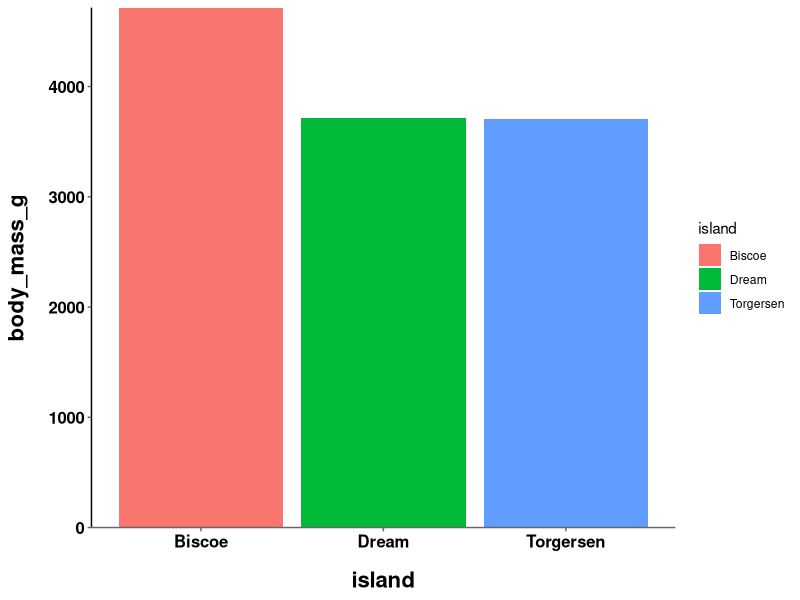
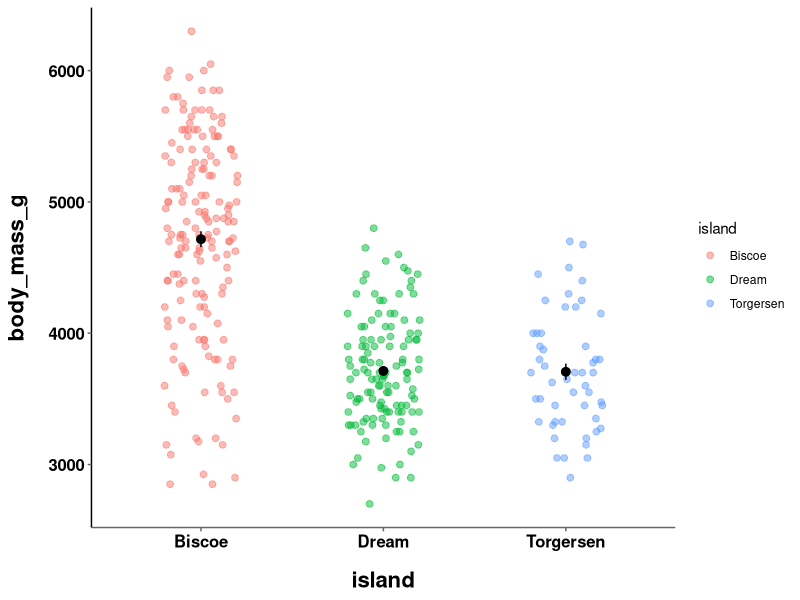
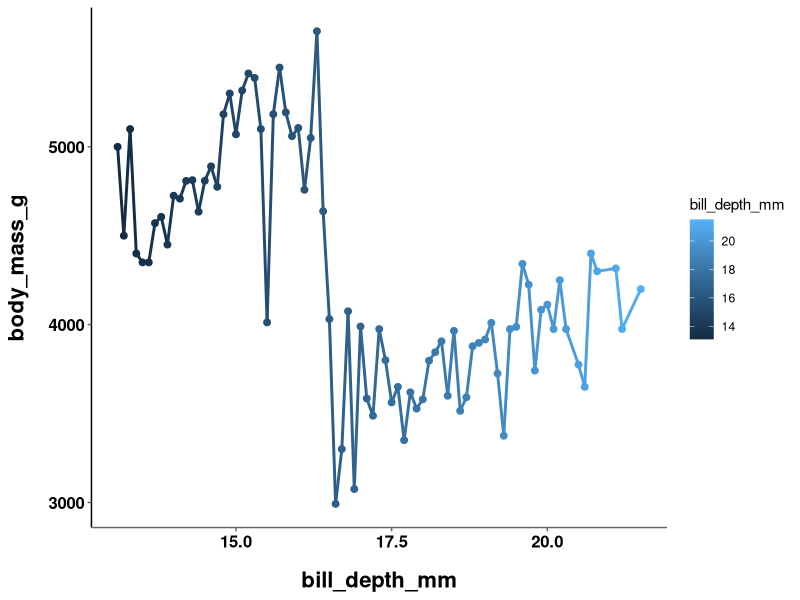
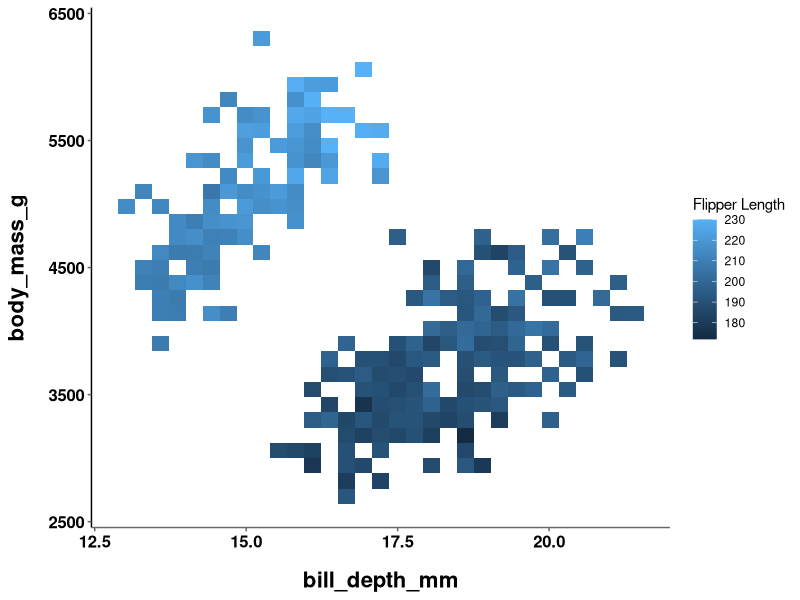
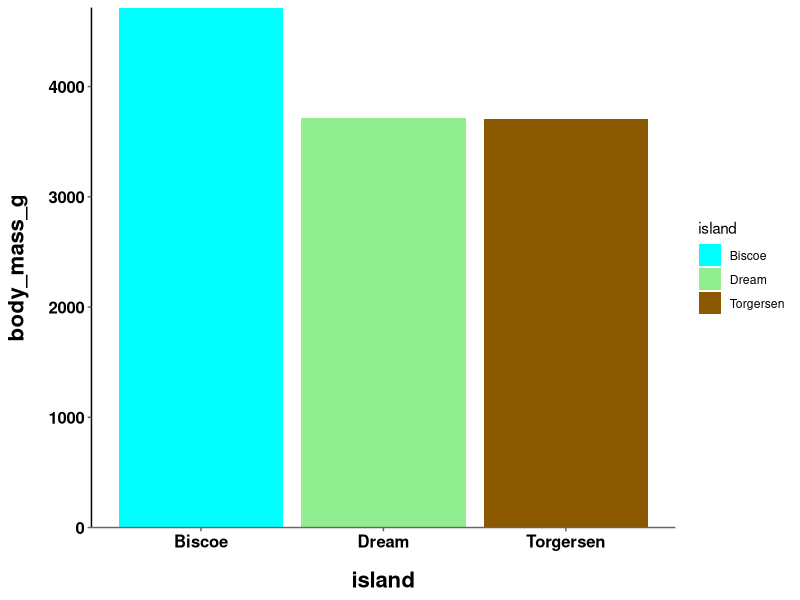
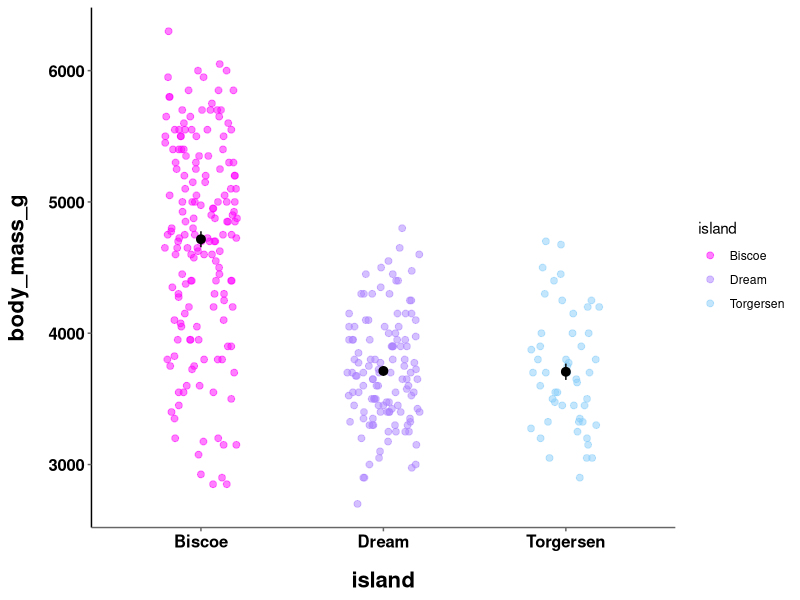
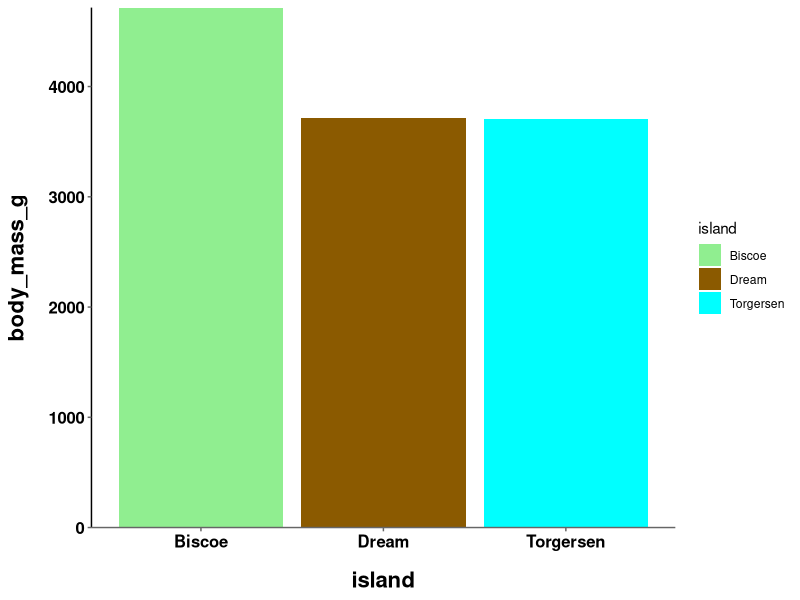
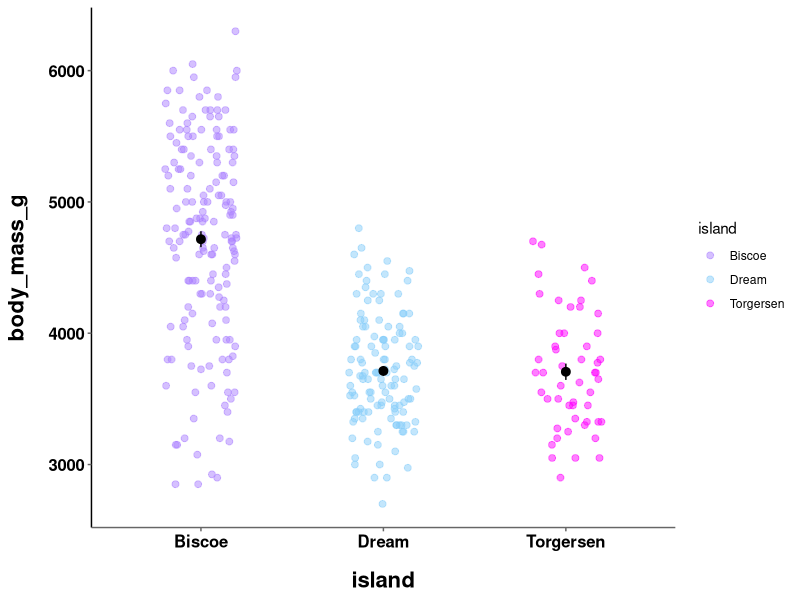

The R script that drew these images, in order:
## ---- chunk 1
knitr::opts_chunk$set(strip.white = TRUE,
  warning = FALSE, message = FALSE
)
## ---- chunk 2
library(palmerpenguins)
library(patchwork)
library(RColorBrewer)
library(colorspace)
library(viridis)
library(tidyverse)
## ---- chunk 3
theme_set(theme_classic() + 
            theme(plot.title = element_text(size = 18,
                                face = "bold",
                                hjust = 0.5,
                                margin = margin(t = 0.15, b = 0.05, unit = "inch")),
      plot.subtitle = element_text(size = 10, 
                                   color = "grey50",
                                   face = "bold",
                                   hjust = 0.5,
                                   margin = margin(b = 0.2, unit = "inch")),
      plot.tag = element_text(face = "bold",
                              margin = margin(t = 0.1, b = 0.1, unit = "inch")),
      plot.caption = element_text(hjust = 0,
                                  face = 'italic'),
      axis.title.x = element_text(size = 16,
                                  face = "bold",
                                  margin = margin(t = 0.2, unit = "inch")),
      axis.title.y = element_text(size = 16,
                                  face = "bold",
                                  margin = margin(r = 0.2, unit = "inch")),
      axis.line.x = element_line(color = "gray40", size = 0.5),
      axis.ticks = element_line(color = "gray40", size = 0.5),
      axis.text = element_text(face = "bold",
                               color = "black",
                               size = 12),
      plot.tag.position = c(0.05, 1)))
## ---- chunk 4
plot_bar = penguins %>%
  ggplot(aes(y = body_mass_g, x = island,
             fill = island)) +
  stat_summary(fun = "mean", geom = "bar") +
  scale_y_continuous(expand = c(0,0))

plot_bar
plot_jitter = penguins %>%
  ggplot(aes(y = body_mass_g, x = island)) +
  geom_jitter(height = 0, width = 0.2, 
              size = 2, alpha = 0.5,
              aes(color = island)) +
    stat_summary(fun.data = "mean_se",
               geom = "pointrange",
               size = 0.5)

plot_jitter
plot_line = penguins %>%
  ggplot(aes(y = body_mass_g, x = bill_depth_mm, color = bill_depth_mm)) +
  stat_summary(fun = "mean", geom = "point", size = 2) +
  stat_summary(fun = "mean", geom = "line", size = 1)

plot_line
plot_hex = penguins %>%
  ggplot(aes(y = body_mass_g,
             x = bill_depth_mm,
             z = flipper_length_mm)) +
  stat_summary_2d() +
  labs(fill = "Flipper Length")

plot_hex
## ---- chunk 5
plot_bar +
  scale_fill_manual(values = c("cyan", "lightgreen", "orange4"))

plot_jitter +
  scale_color_manual(values = c("magenta", "mediumpurple1", 
                                "lightskyblue"))
## ---- chunk 6
plot_bar +
  scale_fill_manual(values = c("Torgersen" = "cyan",
                               "Biscoe" = "lightgreen",
                               "Dream" = "orange4"))
plot_jitter +
  scale_color_manual(values = c("Torgersen" = "magenta",
                               "Biscoe" = "mediumpurple1",
                               "Dream" = "lightskyblue"))
## ---- chunk 7
plot_line +
  scale_color_gradient()
plot_hex +
  scale_fill_gradient(low = "darkgreen", high = "palegreen")
## ---- chunk 8
plot_line +
  scale_color_gradient(low = "lavender", high = "goldenrod4")
plot_hex +
  scale_fill_gradient(low = "red", high = "yellow")
## ---- chunk 9
plot_line +
  scale_color_gradientn(colors = c("red", "orange", "yellow", 
                                   "green", "blue"))
plot_hex +
  scale_fill_gradientn(colors = c("red", "brown", "yellow"))
## ---- chunk 10
plot_hex +
  scale_fill_gradient2(low = "red", mid = "grey90", high = "yellow")
## ---- chunk 11
plot_hex +
  scale_fill_gradient2(low = "red", mid = "grey90", high = "yellow",
                       midpoint = mean(penguins$flipper_length_mm, na.rm = TRUE))
## ---- chunk 12
plot_hex +
    scale_fill_gradientn(colors = terrain.colors(4))
plot_jitter +
  scale_color_manual(values = heat.colors(3))
## ---- chunk 13
brewer.pal.info
## ---- chunk 14
display.brewer.all(colorblindFriendly = TRUE, type = "qual")
display.brewer.all(colorblindFriendly = TRUE, type = "seq")
display.brewer.all(colorblindFriendly = TRUE, type = "div")
## ---- chunk 15
display.brewer.pal(n = 4, name = 'Reds')
display.brewer.pal(n = 8, name = 'Reds')
## ---- chunk 16
brewer.pal(n = 4, name = 'Reds')
## ---- chunk 17
((plot_hex +
    scale_fill_distiller(palette = "GnBu")) + (plot_line +
  scale_color_distiller(palette = "RdPu"))) / ((plot_jitter +
  scale_color_brewer(palette = "Dark2")) + (plot_bar +
  scale_fill_brewer(palette = "Set2")))
## ---- chunk 18
plot_hex +
    scale_fill_gradientn(colors = brewer.pal(n = 4, name = 'BuGn'))
plot_jitter +
  scale_color_manual(values = brewer.pal(n = 3, name = 'Set2'))
## ---- chunk 19
plot_jitter +
  scale_color_brewer(palette = "Oranges")
plot_hex +
    scale_fill_distiller(palette = "Set3")
## ---- chunk 20
((plot_bar + 
  scale_fill_viridis(discrete = TRUE)) + (plot_jitter + 
  scale_color_viridis(discrete = TRUE, option = "plasma"))) / ((plot_line + 
  scale_color_viridis(option = "inferno")) + (plot_hex + 
  scale_fill_viridis()))
## ---- chunk 21
((plot_jitter + 
  scale_color_grey() + 
    ggtitle("Default")) + (plot_bar + 
  scale_fill_grey()+ 
    ggtitle("Default"))) / ((plot_bar + 
  scale_fill_grey(start = 0, end = 0.5)+ 
    ggtitle("Range 0-0.5")) + (plot_bar + 
  scale_fill_grey(start = 0.5, end = 0.95)+ 
    ggtitle("Range 0.5-0.95")))
